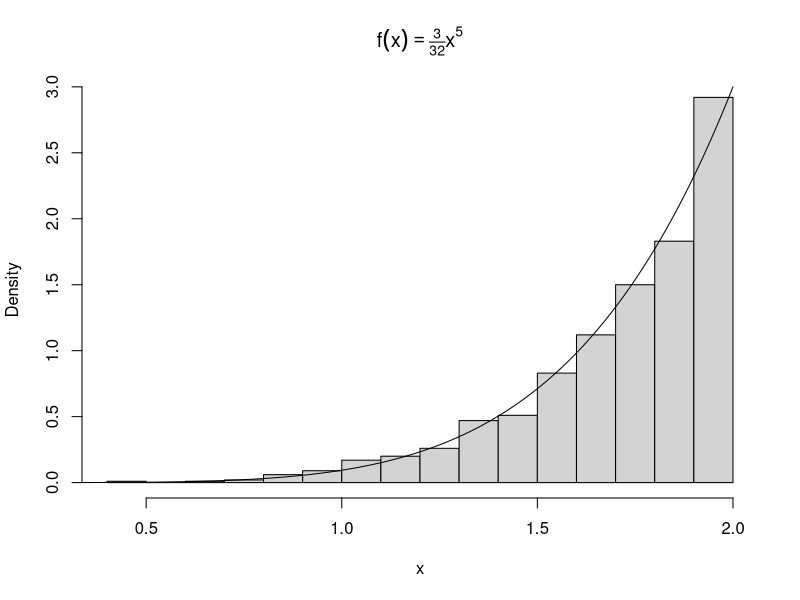
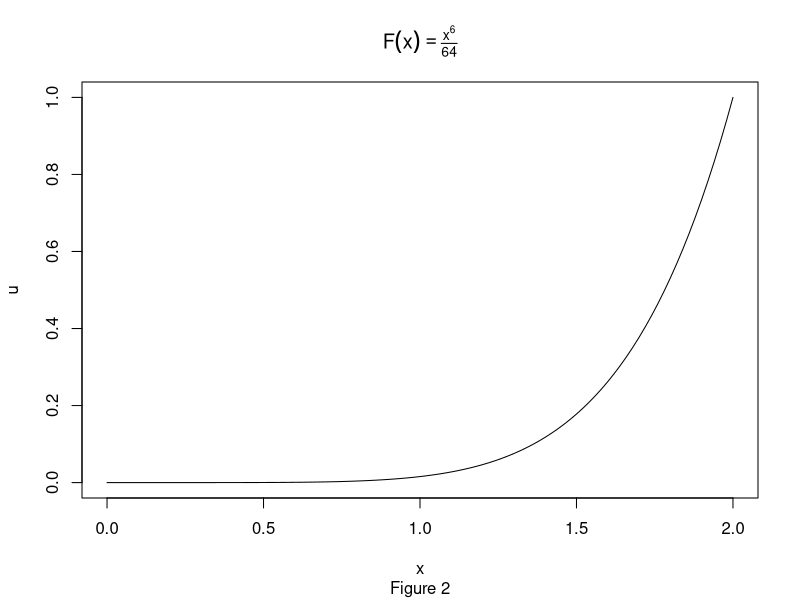
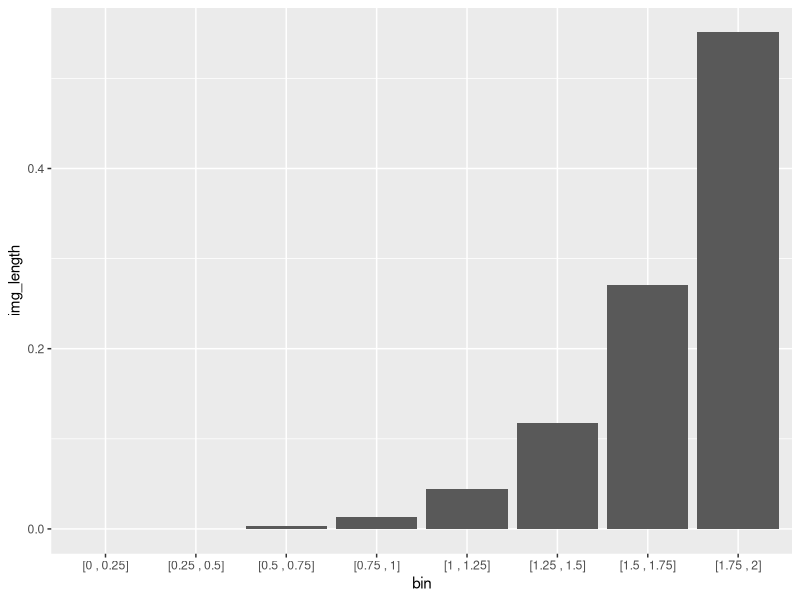
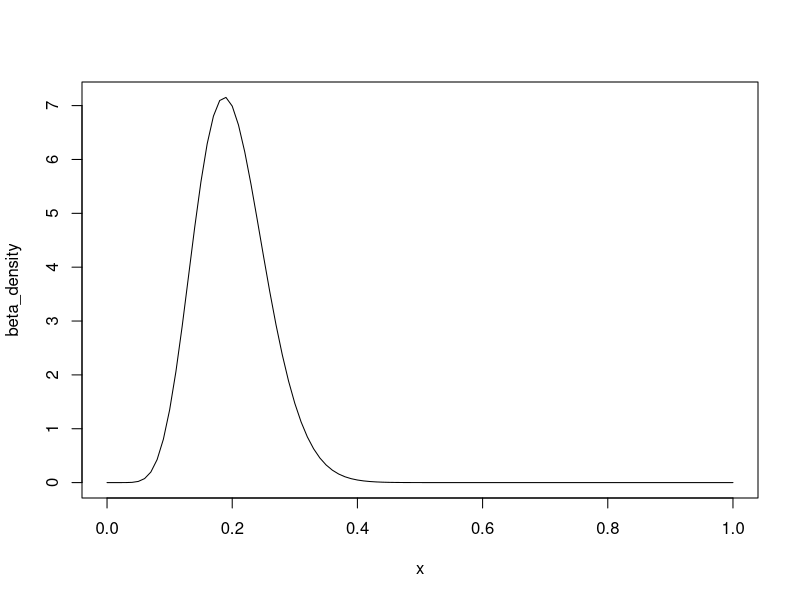
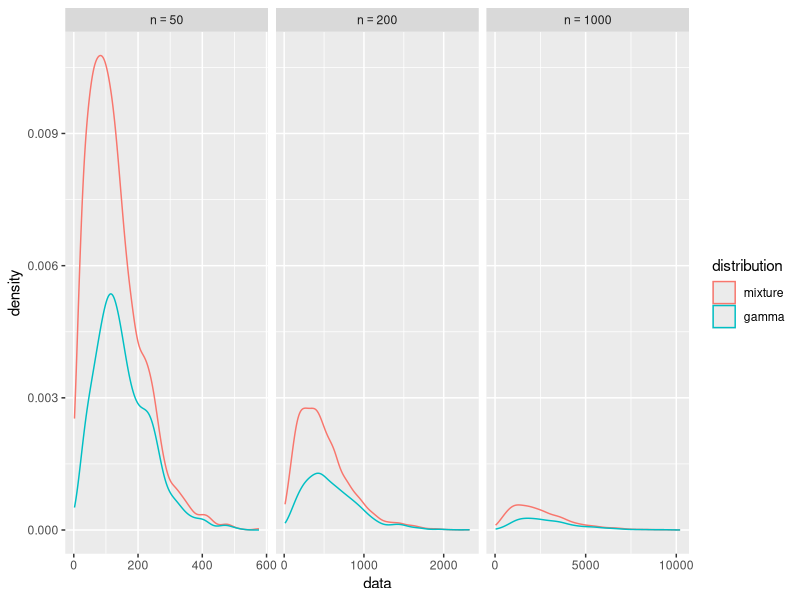

These figures' R source, in order:
## ---- chunk 1
library(tidyverse)
library(stringr)
## ---- chunk 2
n <- 1000
u <- runif(n)
x <- 2*u^(1/6)
hist(x, probability = TRUE, main = expression(f(x)==textstyle(frac(3,32))*x^5))
y <- seq(0, 2, .01)
lines(y, 3/32 * y^5)
## ---- chunk 3
F <- function(x){x^6 / 64}
plot.function(F, from = 0, to = 2, ylab = "u", main = expression(F(x)==textstyle(frac(x^6,64))), sub = "Figure 2")
## ---- chunk 4
init_points <- seq(0, 1.75, .25)
end_points <- seq(.25, 2, .25)
img_init_points <- round(F(init_points),3)
img_end_points <- round(F(end_points),3)
img_length <- round(img_end_points - img_init_points,3)

as_interval <- function(a, b){
  str_c("[", a, " , ", b, "]")
}

img_table <- tibble(
  bin = as_interval(init_points, end_points),
  image = as_interval(img_init_points, img_end_points),
  img_length = img_length

)

knitr::kable(img_table, caption = "Note infinitesimals truncated to 0")

img_plot <- ggplot(data = img_table, mapping = aes(x = bin, y = img_length)) +
  geom_bar(stat = "identity")
  

## ---- chunk 5
img_plot
## ---- chunk 6
a <- 10
b <- 40
beta_density <- function(x) {
  (1/beta(a,b)) * x^(a-1) * (1-x)^(b-1)
}

plot.function(beta_density, from = 0, to = 1)
## ---- chunk 7
beta_mode <- function(a,b){
  (a-1)/(a+b-2)
}
my_x <- beta_mode(a,b)
my_c <- beta_density(my_x) 

## ---- chunk 8
n <- 1000  #target sample size
k <- 0     #counter for accepted
j <- 0     #iterations
y <- numeric(n)
acceptance_ratio <- function(x){beta_density(x)/my_c}

while(k < n){
  acceptance_threshold <- runif(1)
  j <- j + 1
  x <- runif(1)    #random variate from g
  if(acceptance_ratio(x) > acceptance_threshold){
    #accept x
    k <- k + 1
    y[k] <-  x
  }
}
## ---- chunk 9
library(stringr)
#compare empirical and theoretical percentiles
p <- seq(.1, .9, .1)
Qsim <- quantile(y, p) #quantiles of sample
Q <- qbeta(p, a, b)    #theoretical quantiles
percentiles <- str_c(as.character(seq(10,90,10)),"%")
my_table <- rbind(Qsim, Q)
names(my_table) <- percentiles
knitr::kable(my_table, caption = "Pariwise comparison of empirical and theorectical quantile")

## ---- chunk 10
library(tidyverse)
n <- 1000
nu <- 6
X <- matrix(rnorm(n*nu), n, nu)^2
y <- rowSums(X)

comp <- data.frame(
theoretical = c(nu, 2*nu),
empirical = c(mean(y), mean(y^2) - (mean(y))^2),
row.names = c("mean", "variance")
)

knitr::kable(comp)


## ---- chunk 11
library(tidyverse)

N <- 1000 # sample size
n <- 50
r <- 3
gamma_mixture <- function(n = 50, r = 3, N = 1000){
  # n is the number of variables we are mixing
  # N is the sample size we a generating 
  index <- 1:n
  weights <- index/((n*(n+1))/2)
  index_sample <- sample(index, size = N, replace = TRUE, prob = weights)
  lambda <- 1/index_sample
  mixture_sample <- rgamma(N, shape = r, rate = lambda)
  mixture_sample
}

sizes <- c(50, 200, 1000)

sizes %>%
  map(function(x) gamma_mixture(n = x)) ->
  mixture_list

sizes %>%
  map(function(x) rgamma(N, shape = r, rate = 1/x)) -> 
  gamma_list

df <- tibble(
  data = c(mixture_list, gamma_list),
  n_size = rep(sizes, times = 2),
  distribution = factor(rep(c("mixture", "gamma"), each = 3), levels = c("mixture", "gamma"))
)

library(magrittr)
library(scales)
df %<>% unnest()

ggplot(data = df, aes(x = data)) +
  geom_density(position = "stack", aes(color = distribution)) +
  scale_x_continuous(breaks = scales::pretty_breaks(n = 3)) +
  facet_grid(. ~n_size, scales = "free",  labeller = label_bquote(cols = n == .(n_size)))
